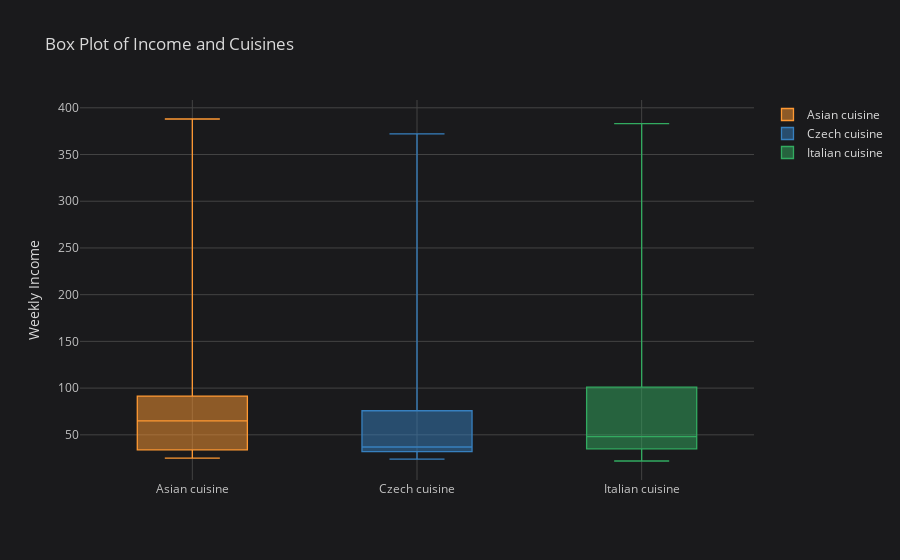

Notebook source saved alongside this figure:
### Code cell
df2 = demography.pivot(columns="Favourite category", values="Weekly income")
df2.iplot(
    kind="box",
    yTitle="Weekly Income",
    title="Box Plot of Income and Cuisines",
)

### Figure 1 — Plotly figure (JSON) as saved in the notebook; plotly's stock layout.template omitted (floating-point values rounded to 4 significant figures; data arrays with more than 128 entries replaced by an {"elided": "..."} marker saying what was removed)
{"data": [{"boxpoints": false, "line": {"width": 1.3}, "marker": {"color": "rgba(255, 153, 51, 1.0)"}, "name": "Asian cuisine", "orientation": "v", "y": {"elided": "572 float values"}, "type": "box"}, {"boxpoints": false, "line": {"width": 1.3}, "marker": {"color": "rgba(55, 128, 191, 1.0)"}, "name": "Czech cuisine", "orientation": "v", "y": {"elided": "572 float values"}, "type": "box"}, {"boxpoints": false, "line": {"width": 1.3}, "marker": {"color": "rgba(50, 171, 96, 1.0)"}, "name": "Italian cuisine", "orientation": "v", "y": {"elided": "572 float values"}, "type": "box"}], "layout": {"legend": {"bgcolor": "#1A1A1C", "font": {"color": "#D9D9D9"}}, "paper_bgcolor": "#1A1A1C", "plot_bgcolor": "#1A1A1C", "title": {"font": {"color": "#D9D9D9"}, "text": "Box Plot of Income and Cuisines"}, "xaxis": {"gridcolor": "#434343", "showgrid": true, "tickfont": {"color": "#C2C2C2"}, "title": {"font": {"color": "#D9D9D9"}, "text": ""}, "zerolinecolor": "#666570"}, "yaxis": {"gridcolor": "#434343", "showgrid": true, "tickfont": {"color": "#C2C2C2"}, "title": {"font": {"color": "#D9D9D9"}, "text": "Weekly Income"}, "zerolinecolor": "#666570"}}}
